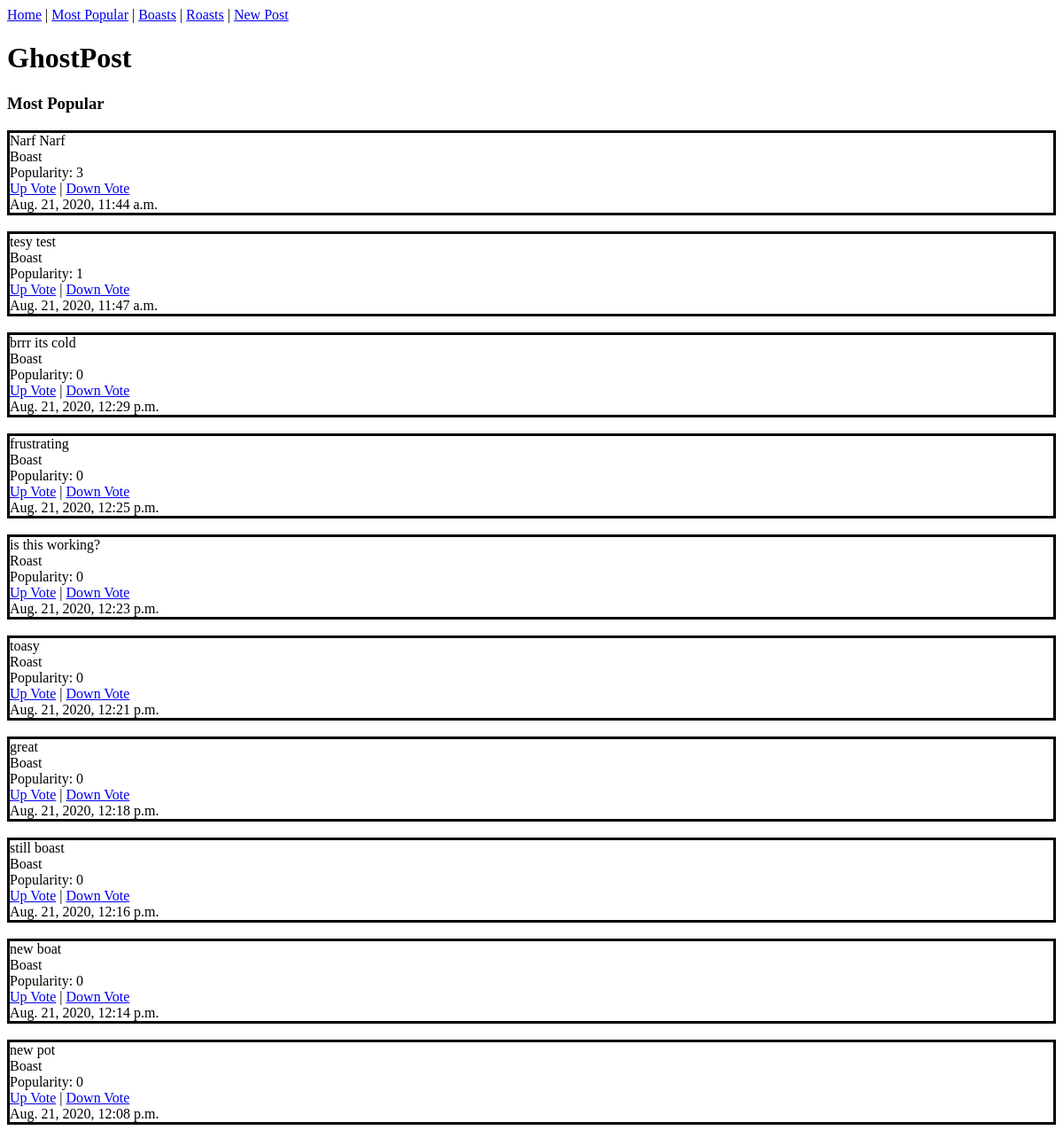
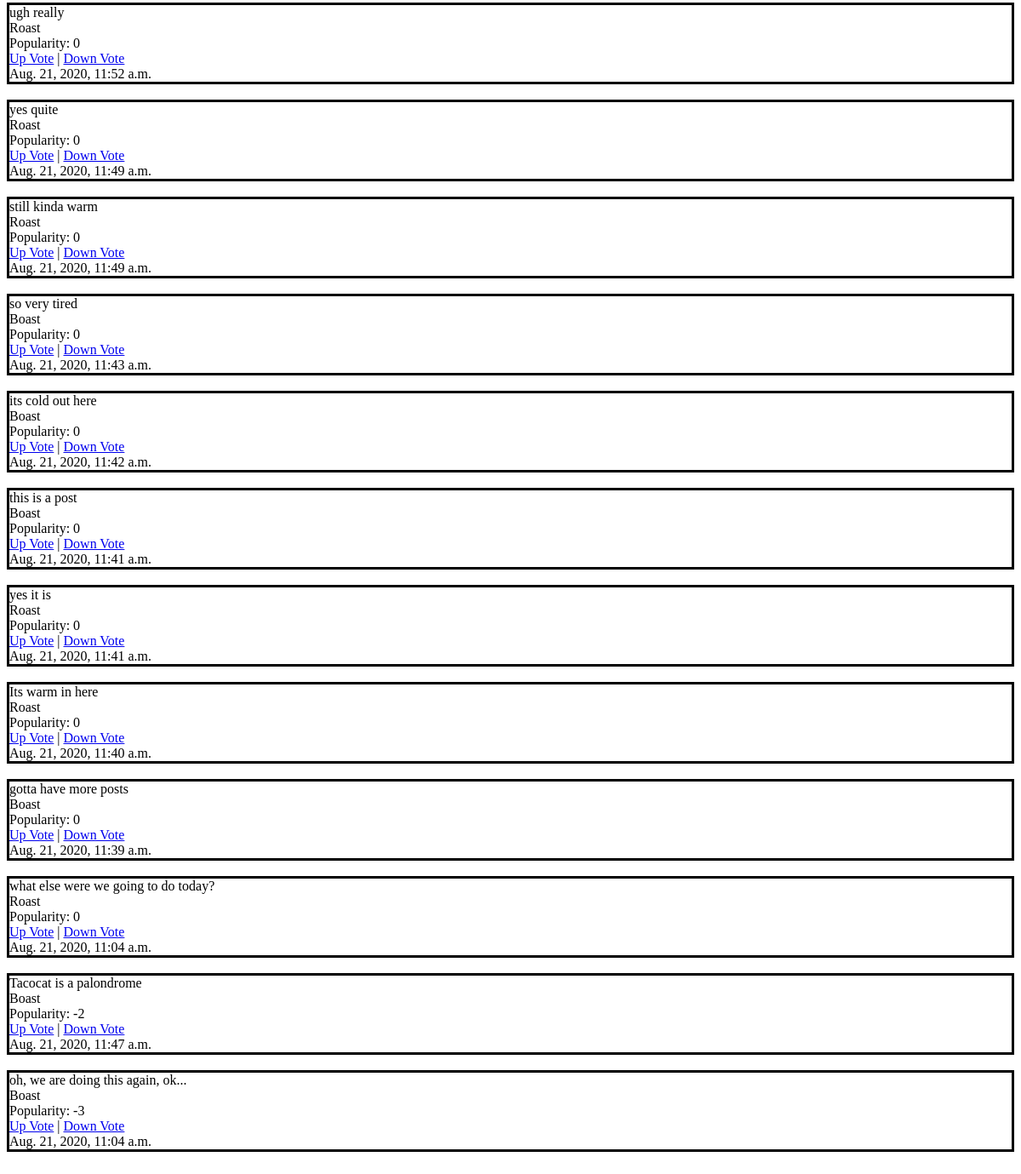
The app's page /sorted/, older data (2 pictures, top to bottom).
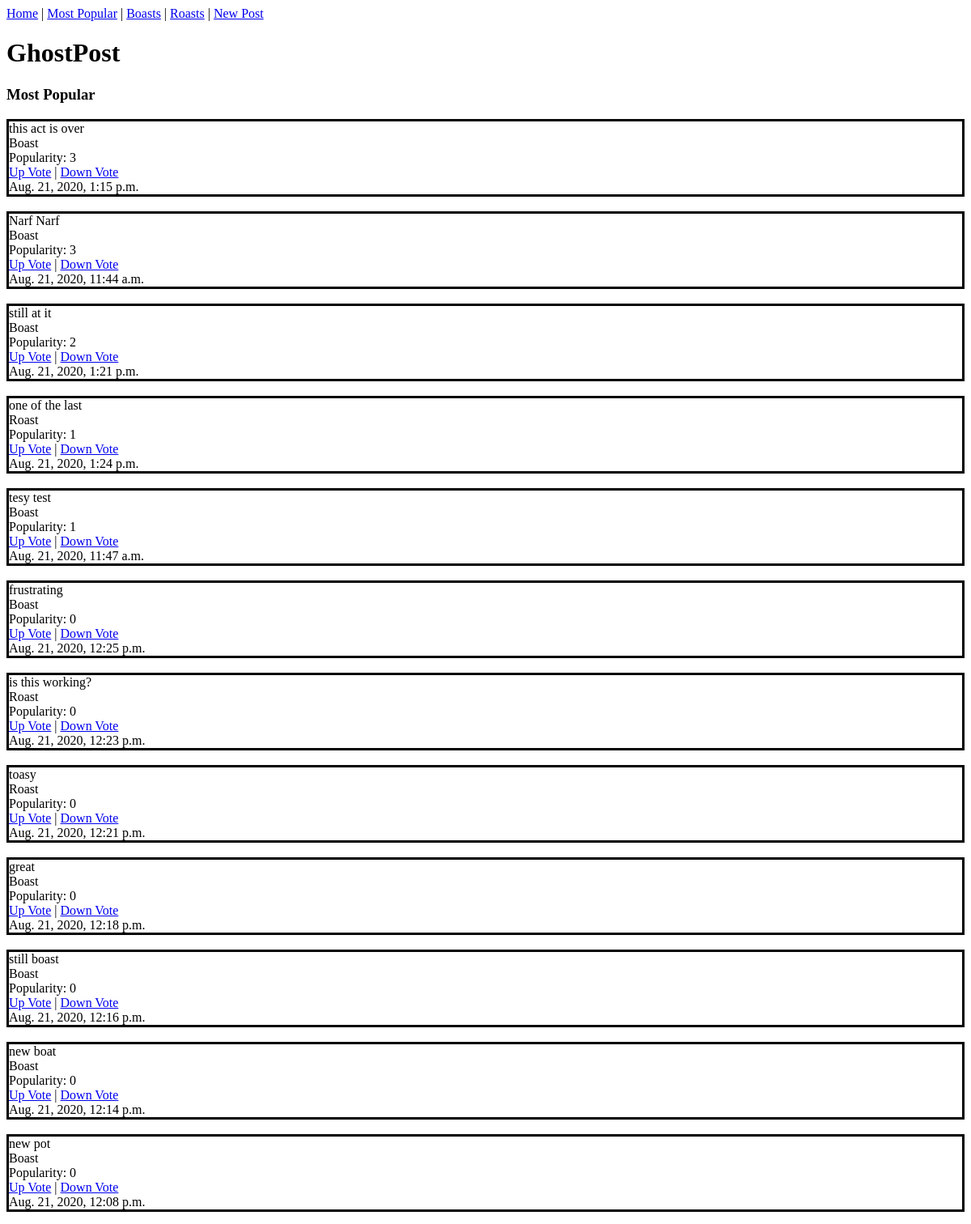
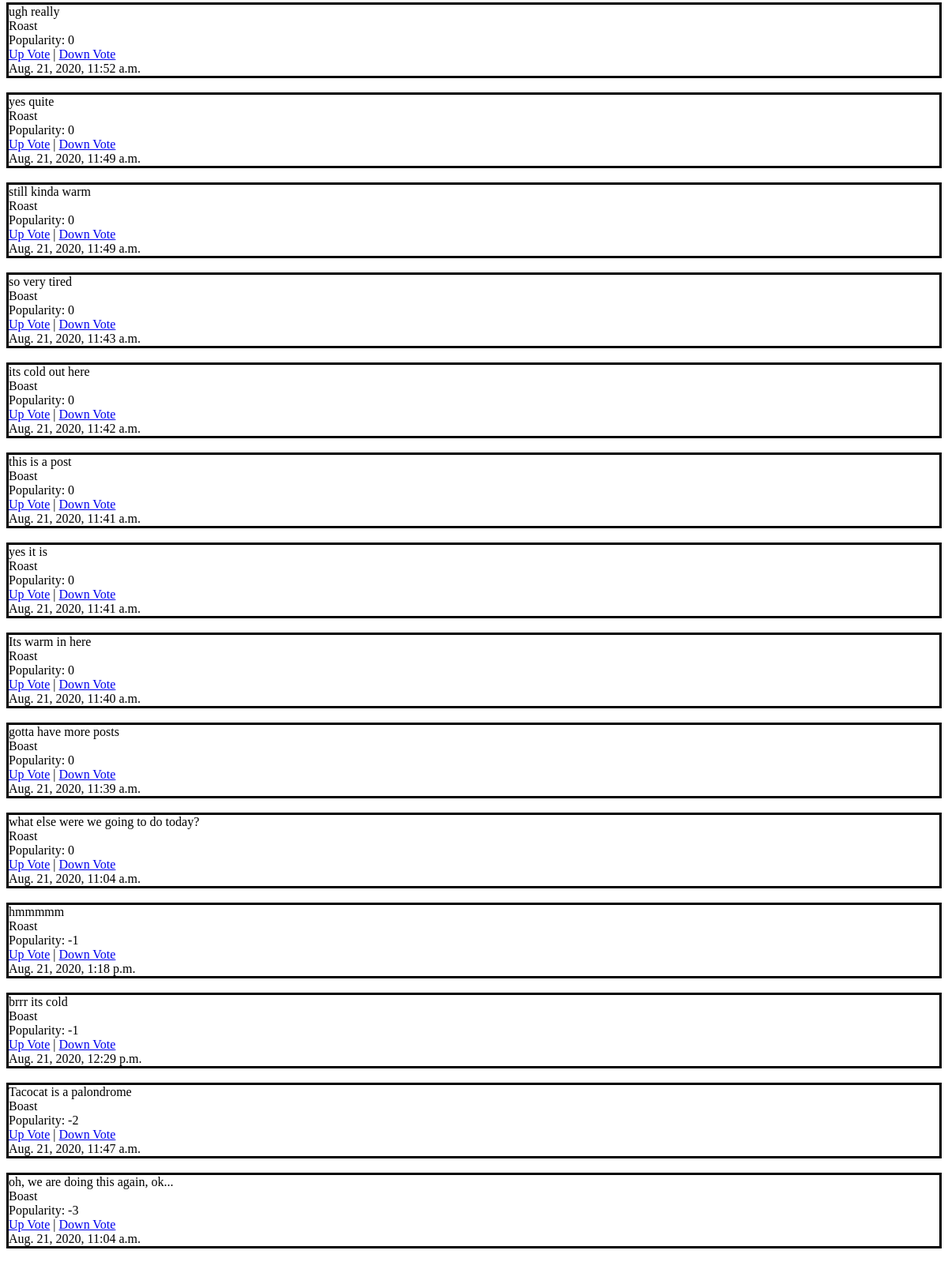
The same page, newer data (2 pictures, top to bottom).
### ghostapp/models.py (models this page shows, shortened)
class Post(models.Model):
    BOOL_CHOICES = ((True, 'Boast'), (False, 'Roast'))
    boast = models.BooleanField(choices=BOOL_CHOICES, default=False)
    post_content = models.CharField(max_length=140)
    up_votes = models.IntegerField(default=0)
    down_votes = models.IntegerField(default=0)
    total_votes = models.IntegerField(default=0)
    time_stamp = models.DateTimeField(default=timezone.now)

### ghostapp/views.py (the view)
# urls.py: path('sorted/', views.sorted_view, name='sorted'),
def sorted_view(request):
    all_posts = Post.objects.all().order_by('-total_votes', '-time_stamp')
    return render(request, 'index.html', {"posts": all_posts})

### templates/index.html (shortened to what this page needs)
<a href='/'>Home</a> | <a href='/sorted/'>Most Popular</a> | <a href='/boasts/'>Boasts</a> | <a href='/roasts/'>Roasts</a> | <a href="/newpost">New Post</a>
<h1>GhostPost</h1>
{% if request.get_full_path == "/boasts/"%}
    <h3>Boasts</h3>
{% elif request.get_full_path == "/roasts/" %}
    <h3>Roasts</h3>
{% elif request.get_full_path == "/sorted/" %}
    <h3>Most Popular</h3>
{% endif %}
{% for post in posts %}
<div style="border:solid black">
    {{post.post_content}}
    <br>
    {% if post.boast %}
        Boast
    {% else %}
        Roast
    {% endif %}
    <br>
    Popularity: {{post.total_votes}}
    <br>
    <a href="/upvote/{{post.id}}">Up Vote</a>   |   <a href="/downvote/{{post.id}}">Down Vote</a>
    <br>
    {{post.time_stamp}}
</div>
{% endfor %}

Row changes from the older to the newer data that the page shows:
added Post: post_content "this act is over", boast "Boast", total_votes "3", time_stamp "Aug. 21, 2020, 1:15 p.m."
added Post: post_content "still at it", boast "Boast", total_votes "2", time_stamp "Aug. 21, 2020, 1:21 p.m."
added Post: post_content "one of the last", boast "Roast", total_votes "1", time_stamp "Aug. 21, 2020, 1:24 p.m."
added Post: post_content "hmmmmm", boast "Roast", total_votes "-1", time_stamp "Aug. 21, 2020, 1:18 p.m."
changed Post "brrr its cold": total_votes "0" → "-1"; moves down the list
